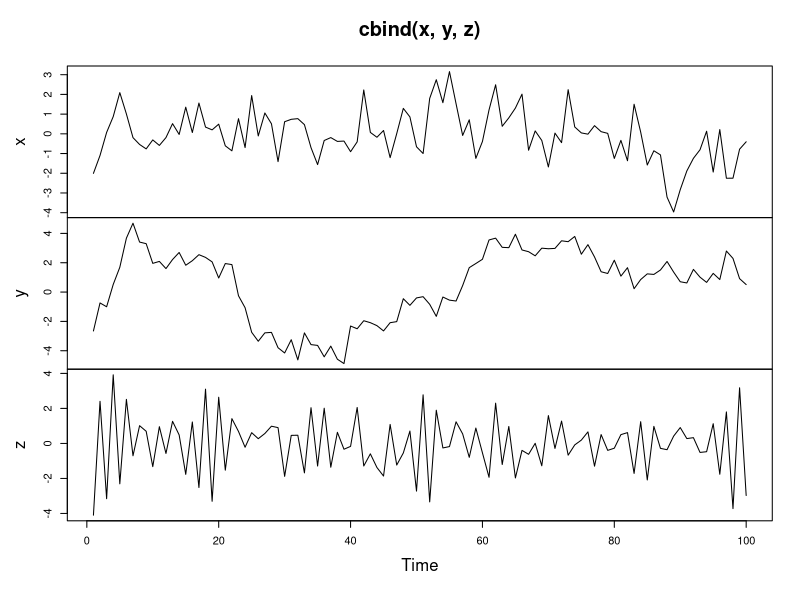
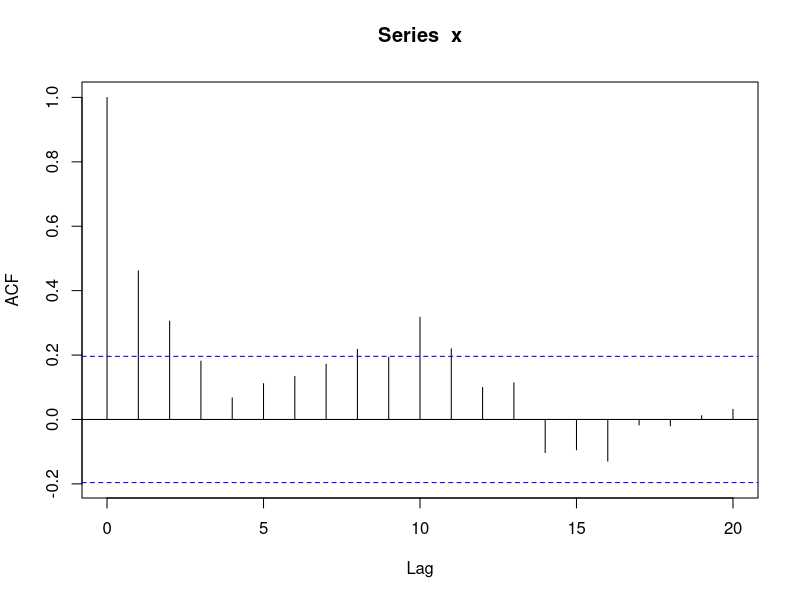
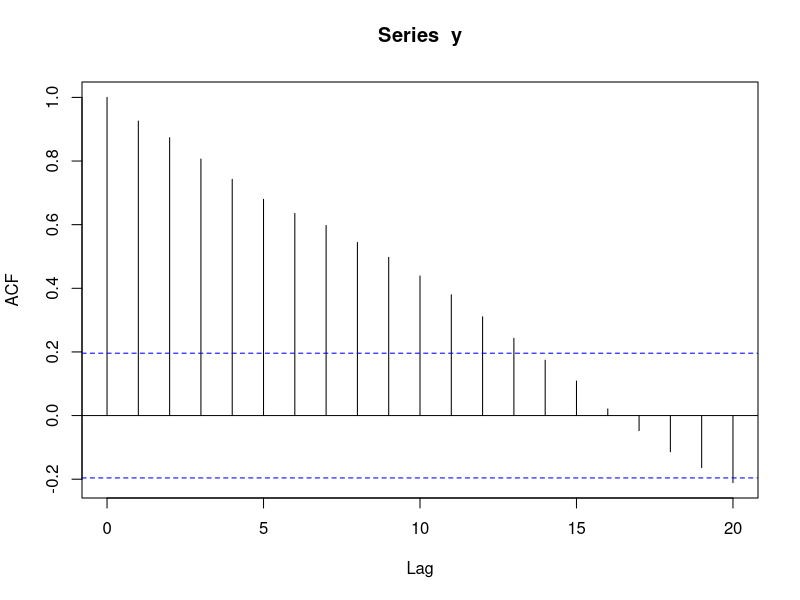
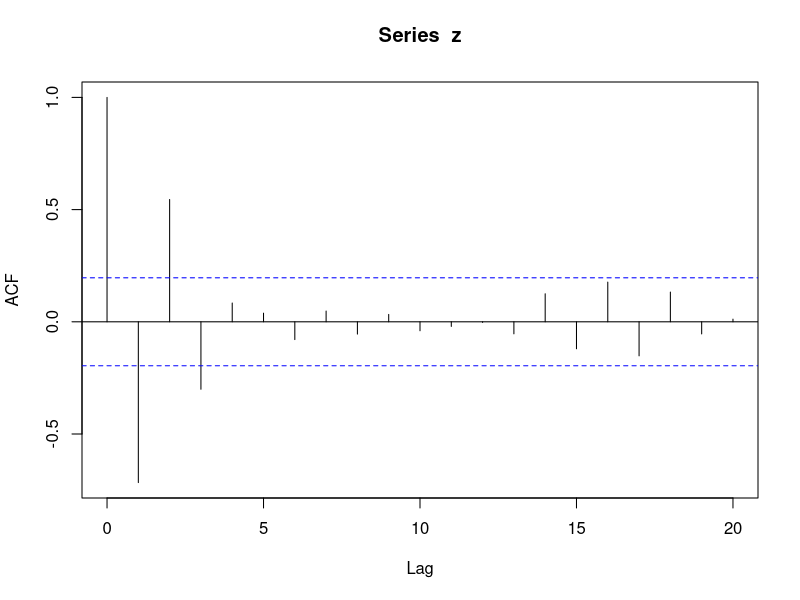
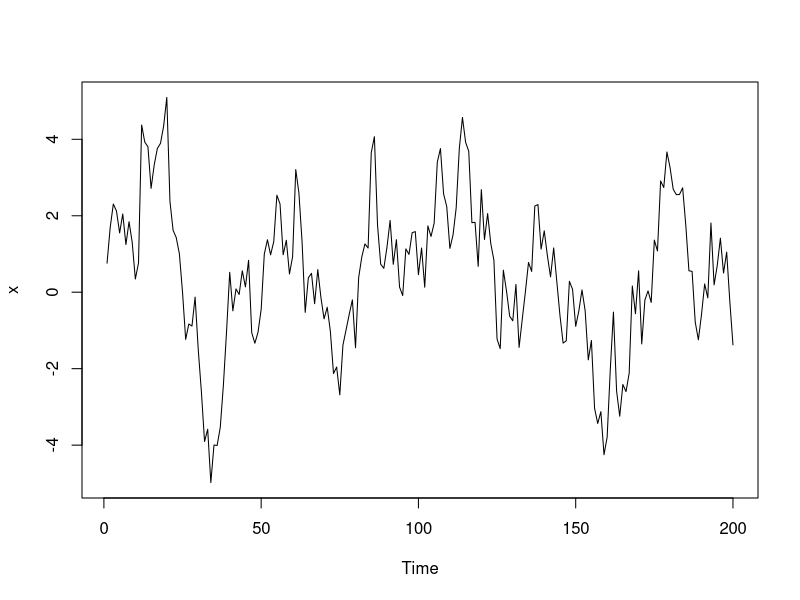
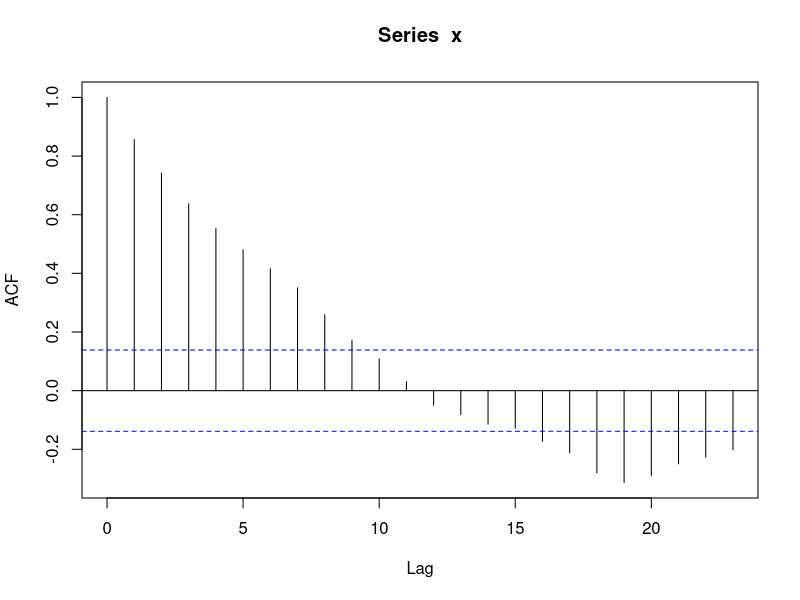
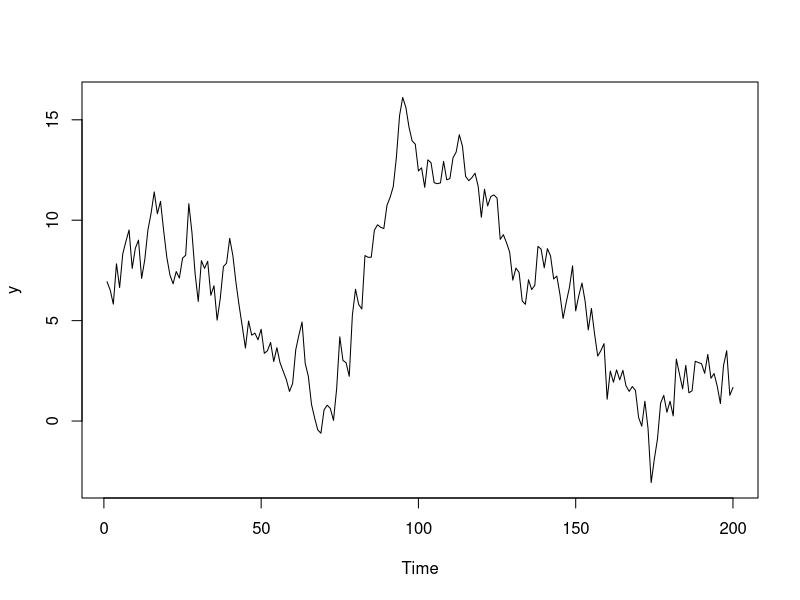
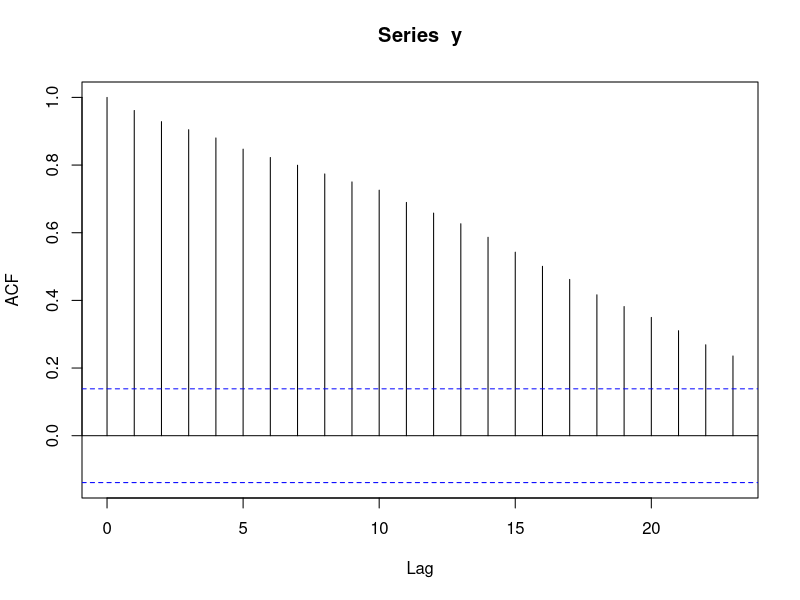

Generate these figures, in order, with R:
#Simulate the autoregressive model

#The autoregressive (AR) model is arguably the most widely used time series model. 
#It shares the very familiar interpretation of a simple linear regression, but here 
#each observation is regressed on the previous observation. The AR model also includes 
#the white noise (WN) and random walk (RW) models examined in earlier chapters as special cases.

#The versatile arima.sim() function used in previous chapters can also be used to simulate data from 
#an AR model by setting the model argument equal to list(ar = phi) , in which phi is a slope parameter 
#from the interval (-1, 1). We also need to specify a series length n.

#In this exercise, you will use this command to simulate and plot three different AR models 
#with slope parameters equal to 0.5, 0.9, and -0.75, respectively.

# Simulate an AR model with 0.5 slope
x <- arima.sim(model = list(ar = 0.5), n = 100)

# Simulate an AR model with 0.9 slope
y <- arima.sim(model = list(ar = 0.9) ,n = 100)

# Simulate an AR model with -0.75 slope
z <-  arima.sim(model = list(ar = -0.75), n= 100)

# Plot your simulated data
plot.ts(cbind(x, y, z))

#Estimate the autocorrelation function (ACF) for an autoregression

# What if you need to estimate the autocorrelation function from your data? To do so, you will need the acf() command, 
# which estimates autocorrelation by exploring lags in your data. By default, this command generates a plot of the relationship 
# between the current observation and lags extending backwards.

# In this exercise, you'll use the acf() command to estimate the autocorrelation function for three new simulated AR series (x, y, and z). 
# These objects have slope parameters 0.5, 0.9, and -0.75, respectively, and are shown in the adjoining figure.

# Calculate the ACF for x
acf(x)

# Calculate the ACF for y
acf(y)

# Calculate the ACF for z
acf(z)

#Compare the random walk (RW) and autoregressive (AR) models


# The random walk (RW) model is a special case of the autoregressive (AR) model, in which the slope parameter is equal to 1. 
# Recall from previous chapters that the RW model is not stationary and exhibits very strong persistence. 
# Its sample autocovariance function (ACF) also decays to zero very slowly, meaning past values have a long lasting impact on current values.

# The stationary AR model has a slope parameter between -1 and 1. The AR model exhibits higher persistence when its slope parameter
 # is closer to 1, but the process reverts to its mean fairly quickly. Its sample ACF also decays to zero at a quick (geometric) rate, 
 # indicating that values far in the past have little impact on future values of the process.

# In this exercise, you will explore these qualities by simulating and plotting additional data from an AR model.

# Simulate and plot AR model with slope 0.9 
x <- arima.sim(model = list(ar = 0.9), n = 200)
ts.plot(x)
acf(x)

# Simulate and plot AR model with slope 0.98
y <- arima.sim(model = list(ar = 0.98), n = 200)
ts.plot(y)
acf(y)

# Simulate and plot RW model
z <- arima.sim(model = list(order = c(0, 1, 0)), n = 200)
ts.plot(z)
acf(z)

